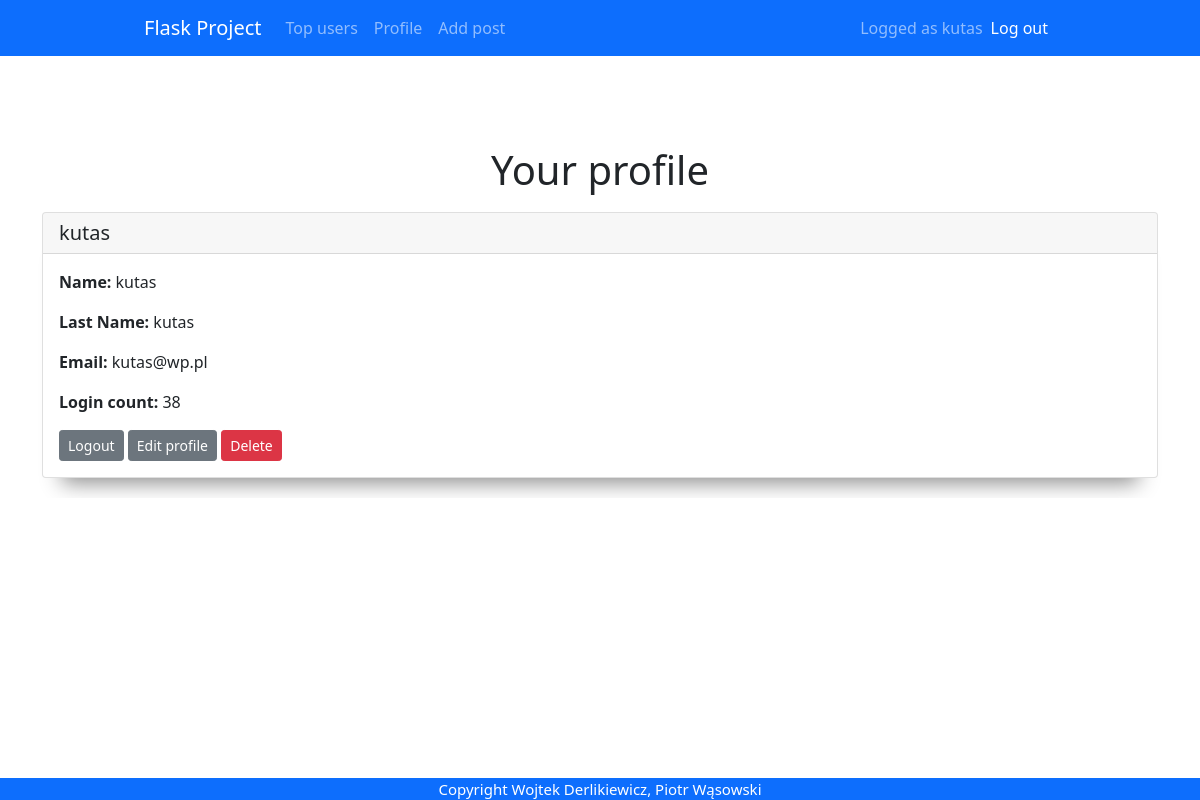
The app's page /profile (signed in), older data.
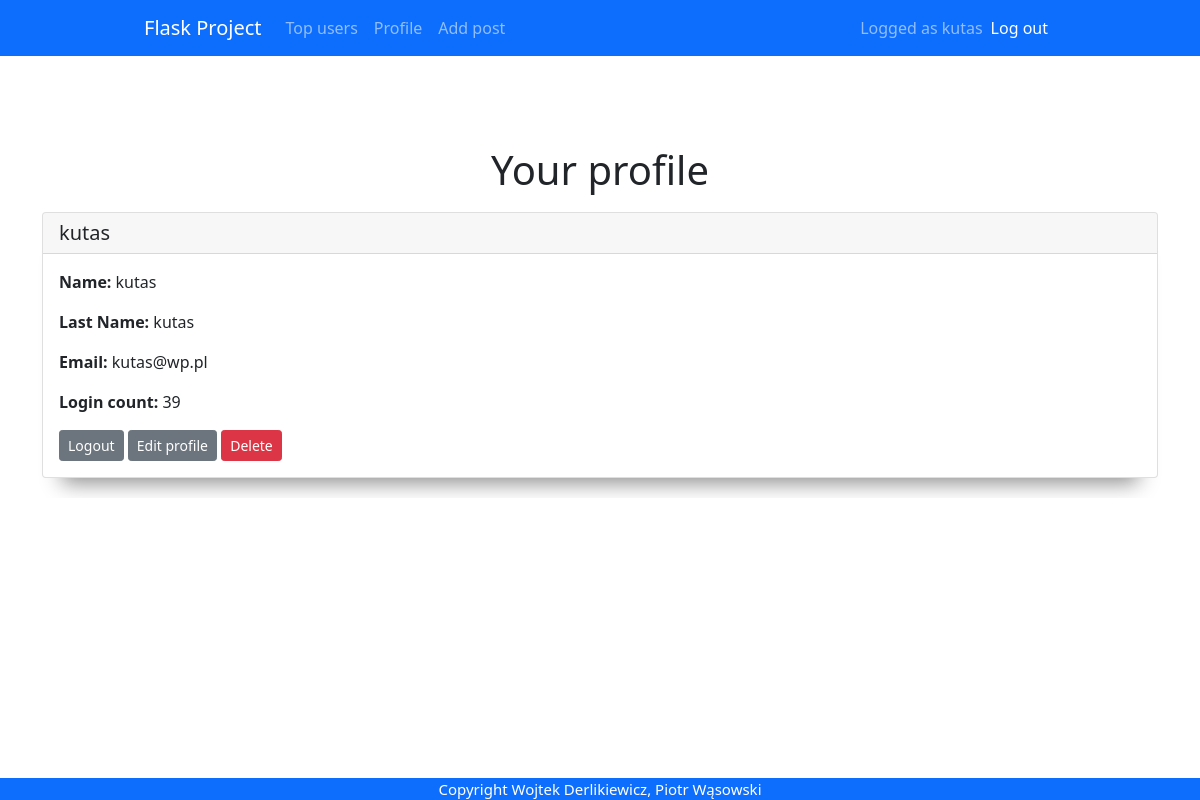
The same page, newer data.
### app.py (models this page shows)
class User(db.Model, UserMixin):
    id = db.Column(db.Integer, primary_key = True)
    email = db.Column(db.String(30), nullable=False, unique=True)
    name = db.Column(db.String(20), nullable=False)
    last_name = db.Column(db.String(20), nullable=False)
    password = db.Column(db.String(80), nullable=False)
    login_count = db.Column(db.Integer, nullable=False, default=0)
    isAdmin = db.Column(db.Boolean(), nullable=False, default=False)

### app.py (the view)
@app.route('/profile', methods=['GET', 'POST'])
@login_required
def profile():
    user = current_user
    return render_template('profile.html', user=user)

### app.py (called while the page is built)
@login_manager.user_loader
def load_user(user_id):
    return User.query.get(int(user_id))

### templates/profile.html
{% extends "base.html" %} {% block title %}profile{% endblock %} {% block
content %}
<h1>Your profile</h1>
<div class="card">
  <h5 class="card-header">{{ current_user.name }}</h5>
  <div class="card-body">
    <p class="card-text"><b>Name:</b> {{ current_user.name }}</p>
    <p class="card-text"><b>Last Name:</b> {{ current_user.last_name }}</p>
    <p class="card-text"><b>Email:</b> {{ current_user.email }}</p>
    <p class="card-text"><b>Login count:</b> {{ current_user.login_count }}</p>
    <a href="logout" class="btn btn-secondary btn-sm">Logout</a>
    <a href="/update/{{user.id}}" class="btn btn-secondary btn-sm"
      >Edit profile</a
    >
    <a href="/delete/{{user.id}}" class="btn btn btn-danger btn-sm">Delete</a>
  </div>
</div>
{% endblock %}

### templates/base.html (shortened to what this page needs)
<!DOCTYPE html>
<html lang="pl">
  <head>
    {% block styles %}
    <link
      rel="stylesheet"
      href="{{url_for('.static', filename='styles/base.css')}}"
    />
    <link
      href="https://cdn.jsdelivr.net/npm/bootstrap@5.1.3/dist/css/bootstrap.min.css"
      rel="stylesheet"
    />
    {% endblock %}
  </head>
  <body>
    <nav class="navbar navbar-expand-lg navbar-dark bg-primary">
      <div class="container-fluid">
        <a class="navbar-brand" href="{{url_for('home')}}">Flask Project</a>
        <div class="collapse navbar-collapse" id="navbarText">
          <ul class="navbar-nav me-auto mb-2 mb-lg-0">
            <li class="nav-item">
              <a class="nav-link" href="{{url_for('topUsers')}}">Top users</a>
            </li>
            {% if current_user.is_authenticated %}
            <li class="nav-item">
              <a class="nav-link" href="{{url_for('profile')}}">Profile</a>
            </li>
            <li class="nav-item">
              <a class="nav-link" href="{{url_for('add_post')}}">Add post</a>
            </li>
             {% endif %}
          </ul>
          {% if current_user.is_authenticated %}
          <span class="navbar-text"> Logged as {{current_user.name }} </span>
          <span class="navbar-item">
            <ul class="navbar-nav me-auto mb-2 mb-lg-0">
              <li class="nav-item">
                <a
                  class="nav-link active"
                  aria-current="page"
                  href="{{url_for('logout')}}"
                  >Log out</a
                >
              </li>
            </ul>
          </span>
          {% endif %}
        </div>
      </div>
    </nav>
    <div class="container">{% block content %} {% endblock %}</div>
    <footer>Copyright Wojtek Derlikiewicz, Piotr Wąsowski</footer>
  </body>
</html>

Row changes from the older to the newer data that the page shows:
changed User "kutas": login_count "38" → "39"
